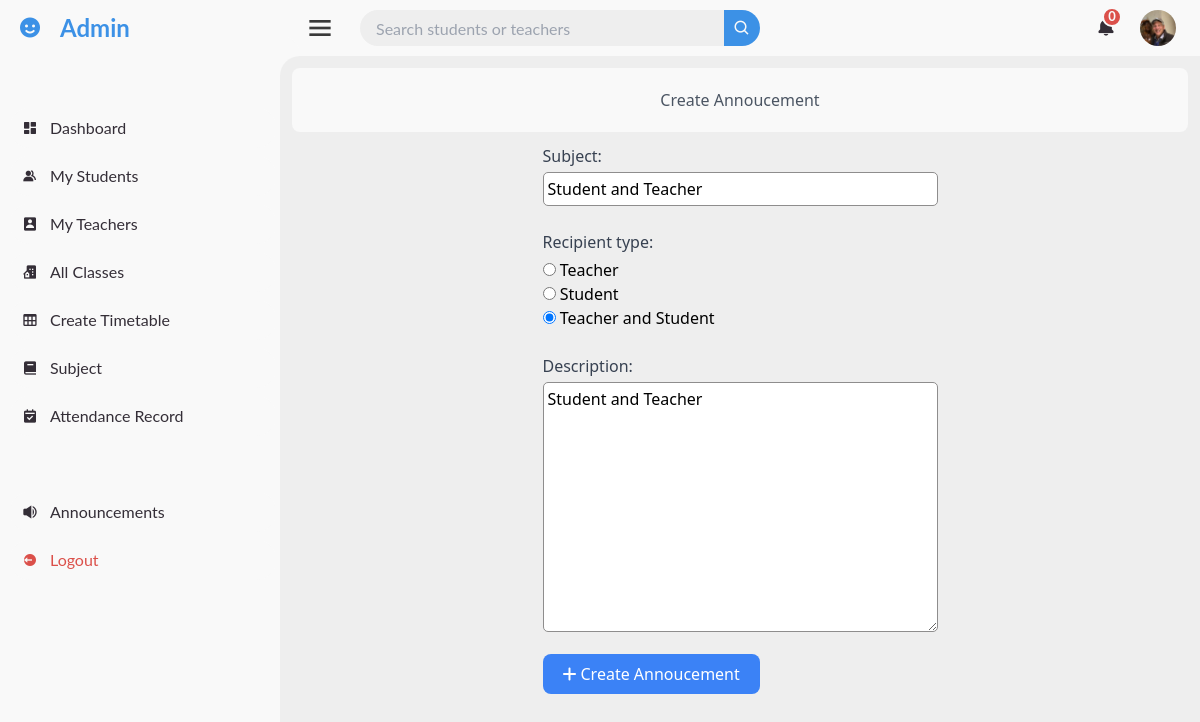
The page /admin_dashboard/edit/annoucement/6/ (signed in) on the database its author committed.
### administration/models.py (models this page shows, shortened)
class Annoucement(models.Model):
    RECIPIENT_CHOICES = [
        ('teacher', 'Teacher'),
        ('student', 'Student'),
        ('both', 'Teacher and Student'),
    ]
    subject = models.CharField(max_length=300, null=False)
    description = models.CharField(max_length=1000)
    recipient_type = models.CharField(max_length=10, choices=RECIPIENT_CHOICES, default='both')
    date_posted = models.DateTimeField(auto_now_add=True)

### administration/views.py (the view)
# urls.py: path('admin_dashboard/edit/annoucement/<int:post_id>/', edit_annoucement, name='edit_annoucement'),
@login_required
def edit_annoucement(request, post_id):
    if not request.user.is_superuser:
        return HttpResponseForbidden('You do not have permission to access this page.')
    post = get_object_or_404(Annoucement, id=post_id)
    if request.method == 'POST':
        form = AnnoucementForm(request.POST, instance=post)
        if form.is_valid():
            form.save()
            messages.success(request, 'Annoucement updated successfully')
            return redirect('all_annoucement')
    else:
        form = AnnoucementForm(instance=post)
    return render(request, 'dashboards/all_admin_pages/create_annoucement.html', {'form':form})

### administration/forms.py
class AnnoucementForm(forms.ModelForm):
    class Meta:
        model = Annoucement
        fields = ['subject', 'description', 'recipient_type']
        widgets = {
            'subject' : forms.TextInput(attrs={'class': 'final-grade'}),
            'description' : forms.Textarea(attrs={'class': 'final-grade'}),
            'recipient_type' : forms.RadioSelect(),
        }

### administration/context_processors.py (called while the page is built)
def notifications(request):
    all_notification, total_notifications = get_admin_notification(request.user)
    return {
        'all_notification': all_notification,
        'total_notifications': total_notifications,
    }

### administration/views.py (called while the page is built)
def get_admin_notification(user):
    if user.is_staff:
        teacher_notifications = TeacherNotification.objects.filter(user=user).order_by('-created_at')
        student_notifications = StudentNotification.objects.filter(user=user).order_by('-created_at')
        all_notification = sorted(
            chain(teacher_notifications, student_notifications),
            key=lambda x: x.created_at,
            reverse=True
        )
        total_notifications = (
            teacher_notifications.filter(is_read=False).count() +
            student_notifications.filter(is_read=False).count()
        )
        return all_notification, total_notifications
    return [], 0

### pages/context_processors.py (called while the page is built)
def notifications(request):
    if request.user.is_authenticated:
        all_notifications, unread_notifications_count = get_user_notifications(request.user)
        return {
            'all_notifications': all_notifications,
            'unread_notifications_count': unread_notifications_count,
        }
    return {
        'all_notifications': [],
        'unread_notifications_count': 0,
    }

### pages/views.py (called while the page is built)
def get_user_notifications(user):
    notifications = Notification.objects.filter(user=user).order_by('-created_at')
    if user.is_student:
        grade_notifications = GradeNotification.objects.filter(recipient=user).order_by('-created_at')
    else:
        grade_notifications = []
    all_notifications = sorted(
        chain(notifications, grade_notifications),
        key=attrgetter('created_at'),
        reverse=True
    )
    total_unread_count = (
        notifications.filter(is_read=False).count() +
        (grade_notifications.filter(is_read=False).count() if user.is_student else 0)
    )
    return all_notifications, total_unread_count

### templates/dashboards/all_admin_pages/create_annoucement.html (shortened to what this page needs)
{% extends 'dashboards/all_admin_pages/base.html' %}
{% load static %}
{% block section %}
<div class="m-3 text-black rounded-lg">
    <p class="text-center p-5 mb-3 rounded-lg font-medium text-gray-600" style="background-color: #F9F9F9;">Create Annoucement</p>
    <div class="flex justify-center">
        <form action="" method="post">
            <div class="mb-4">
                <p class="font-medium text-gray-700 mb-1">{{form.subject.label_tag}}</p>
                {{form.subject}}
            </div>
            <div class="my-6">
                <p class="font-medium text-gray-700 mb-1">{{form.recipient_type.label_tag}}</p>
                {{form.recipient_type}}
            </div>
            <div class="mb-4">
                <p class="font-medium text-gray-700 mb-1">{{form.description.label_tag}}</p>
                {{form.description}}
            </div>
            <button type="submit" class="bg-blue-500 text-white py-2 px-5 rounded-lg hover:bg-blue-300"><i class="fa-solid fa-plus"></i><span class="pl-1">Create Annoucement</span></button>
        </form>
    </div>
</div>
{%endblock section%}

### static/css/dashboard.css (style rules this page uses)
* { margin: 0; padding: 0; box-sizing: border-box; }
:root { --poppins: 'Poppins', sans-serif; --lato: 'Lato', sans-serif; --light: #F9F9F9; --blue: #3C91E6; --light-blue: #CFE8FF; --grey: #EEE; --dark-grey: #AAAAAA; --dark: #342E37; --red: #DB504A; --yellow: #FFCE26; --light-yellow: #FFF26C; --orange: #FD7238; --light-orange: #ffc19e; }
html { overflow-x: hidden; }
body { background: var(--grey); }

### templates/dashboards/base.html (style rules this page uses)
.final-grade { width: 100%; border: 1px solid rgb(142, 141, 141); border-radius: 5px; padding: 4px; }

### rows shown on the page
Annoucement: subject "Student and Teacher", recipient_type "☐ Teacher ☐ Student ☑ Teacher and Student", description "Student and Teacher"

### other values the page prints
{{ total_notifications }} "0"
